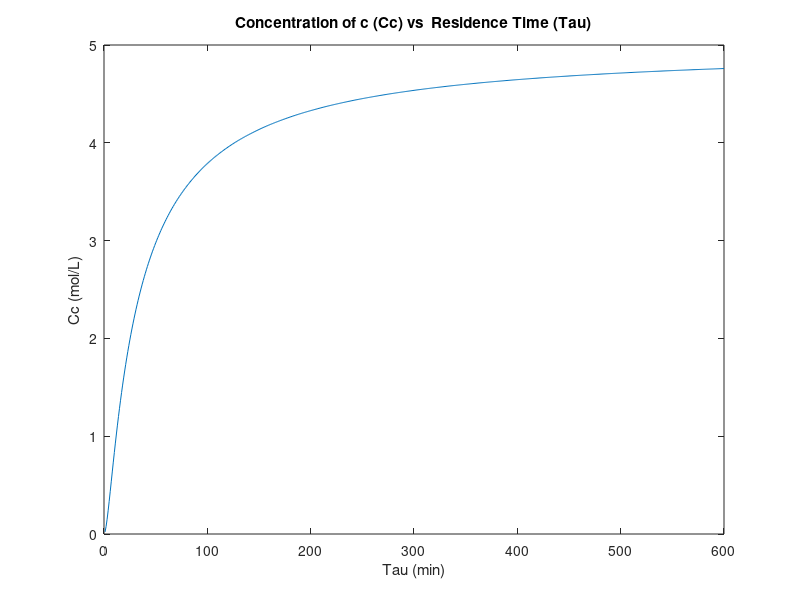

This chart was generated by the following MATLAB code:
%Homework 2
%Problem 4
clc
clear all
%Assumptions: 1) Constant Density  2)Isothermal Conditions 3)Steady State
%4)Irreversible reactions 5) Well-mixed

%Rate law equations 
% r1=k1 * CA
% r2=k2 * CB
k1=3/60; %1/min
k2=0.1; %1/min

%Mass Balance equations 
%    Acc       =   In    -    out    +    gen    -    cons
%A        : d(V CA)/dt = v CAo   -   v * CA    +     0     -    k1 * CA * V
%A reduced: CAo   = CA + k1 *CA*tau

%B        : d(V CB)/dt = v CBo   -   v * CB     +k1 * CA * V  -    k2 * CB * V
%B reduced : CBo   = CB - k1 *CA *tau + k2 *CB*tau

%C        : d(V CC)/dt = v CCo   -   v * CC     +k2 * CB * V
%C reduced : CCo   = CC - k2 *CB*tau

%C=[CA CB CC]'
%tau=V/v
for i=1:1:600
    tau(i)=i; %min
%The material balance equations are expressed as A
A=[(1+k1*tau(i)), 0, 0;
    -k1*tau(i), (1+k2*tau(i)), 0;
    0, -k2*tau(i), 1];

CF=[5 0 0];
% To solve for the concentrations C, the equation A*C=CF is expressed as
C= inv(A)*CF';
CA(i)= C(1);
CB(i)=C(2);
CC(i)=C(3); 
end
plot( tau, CC)
xlabel('Tau (min)')
ylabel('Cc (mol/L)')
title('Concentration of c (Cc) vs  Residence Time (Tau)')

